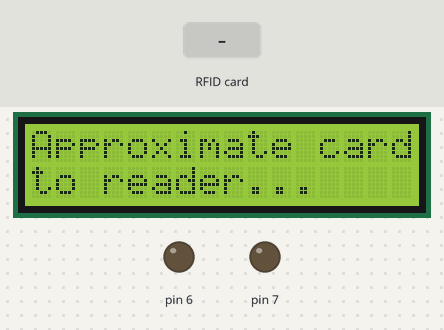
The sketch below on a simulated Arduino Uno, built with avr-gcc and run on an emulated ATmega328P. On the bench: 16×2 character LCD, output pins drawn as LEDs (lit = HIGH). Dashed ring = blinking. Inputs (shaded band) come from the test bench. Pins used as bus, display or sensor lines are not drawn; what the sketch prints to the serial monitor is not drawn.

Above: at 1.3 s.
1.4 s: RFID card F9 D1 F3 6E held to the reader
At 1.53 s:
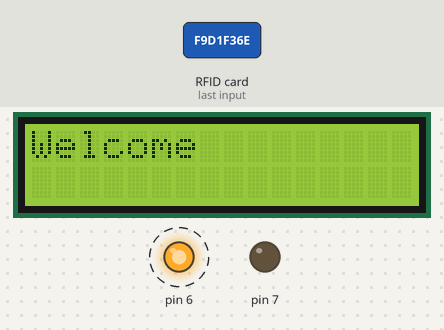
At 3.4 s:
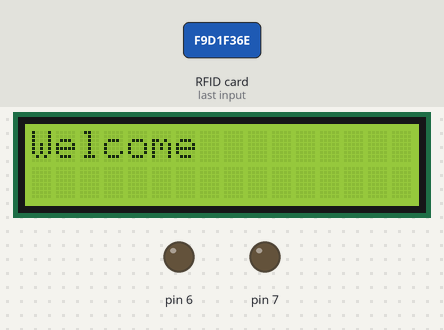
3.7 s: RFID card 5E 7A 19 C4 held to the reader
At 6.1 s:
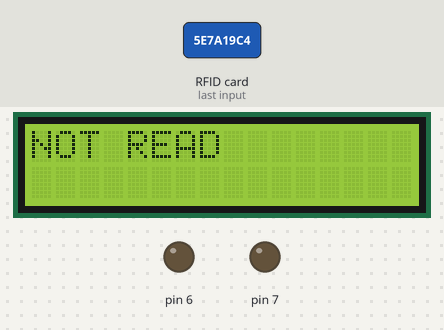
Timing chart, 0 to 7.6 s (numbered marks = the images above; inputs shaded):
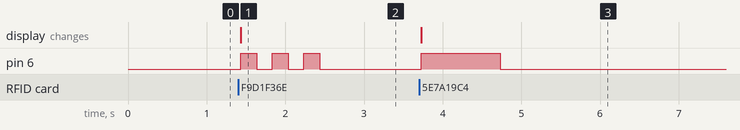

The sketch:

Key_Card.ino.ino
```cpp
#include <SPI.h>
#include <MFRC522.h>
#include <Wire.h>
#include <LiquidCrystal_I2C.h>

// Define pins for MFRC522
#define SS_PIN 10
#define RST_PIN 9
MFRC522 mfrc522(SS_PIN, RST_PIN); // Create MFRC522 instance

// Initialize the LCD with the I2C address (usually 0x27 or 0x3F)
LiquidCrystal_I2C lcd(0x27, 16, 2);

void setup()
{
  // Initialize the LCD and RFID
  lcd.init(); // Initialize the LCD
  lcd.backlight(); // Turn on the backlight
  pinMode(7, OUTPUT);
  pinMode(6, OUTPUT);
  Serial.begin(9600); // Initiate a serial communication
  SPI.begin(); // Initiate SPI bus
  mfrc522.PCD_Init(); // Initiate MFRC522

  // Initial LCD display
  lcd.setCursor(0, 0);
  lcd.print("Approximate card");
  lcd.setCursor(0, 1);
  lcd.print("to reader...");
  Serial.println("Approximate your card to the reader...");
  Serial.println();
}

void loop()
{
  // Look for new cards
  if (!mfrc522.PICC_IsNewCardPresent())
  {
    return;
  }

  // Select one of the cards
  if (!mfrc522.PICC_ReadCardSerial())
  {
    return;
  }

  // Show UID on serial monitor
  Serial.print("UID tag: ");
  String content = "";
  for (byte i = 0; i < mfrc522.uid.size; i++)
  {
     Serial.print(mfrc522.uid.uidByte[i] < 0x10 ? " 0" : " ");
     Serial.print(mfrc522.uid.uidByte[i], HEX);
     content.concat(String(mfrc522.uid.uidByte[i] < 0x10 ? " 0" : " "));
     content.concat(String(mfrc522.uid.uidByte[i], HEX));
  }
  Serial.println();
  Serial.print("Message: ");
  content.toUpperCase();

  lcd.clear(); // Clear the LCD screen
  if (content.substring(1).equalsIgnoreCase("F9 D1 F3 6E")) // Change here the UID of the card/cards that you want to give access
  {
    Serial.println("Authorized access");
    Serial.println();
    lcd.setCursor(0, 0);
    lcd.print("Welcome");

    for (int i = 0; i < 3; i++) {
      digitalWrite(6, HIGH);
      delay(200);
      digitalWrite(6, LOW);
      delay(200);
    }
  }
  else
  {
    Serial.println("Access denied");
    Serial.println();
    lcd.setCursor(0, 0);
    lcd.print("NOT READ");
    digitalWrite(6, HIGH); // Light up LED on pin 6

    delay(1000); // Keep the LED and message for 1 second
    digitalWrite(6, LOW); // Turn off the LED
  }
}
```

Measured:
- after the input at 1.4 s, pin 6: alternates HIGH for 0.20 s and LOW for 0.20 s, 6 changes in all, then stays LOW, starting at once; the display: changes at once (image 1)
- after the input at 3.7 s, pin 6: LOW → HIGH at once, → LOW 1.0 s later; the display: changes at once (image 3)
